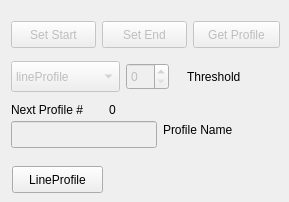
     <widget class="QWidget" name="tab_5">
      <attribute name="title">
       <string>Line Profile</string>
      </attribute>
      <widget class="QLabel" name="label_6">
       <property name="geometry">
        <rect>
         <x>11</x>
         <y>101</y>
         <width>92</width>
         <height>17</height>
        </rect>
       </property>
       <property name="sizePolicy">
        <sizepolicy hsizetype="Fixed" vsizetype="Fixed">
         <horstretch>0</horstretch>
         <verstretch>0</verstretch>
        </sizepolicy>
       </property>
       <property name="text">
        <string>Next Profile #</string>
       </property>
      </widget>
      <widget class="QLabel" name="profileNumber">
       <property name="geometry">
        <rect>
         <x>109</x>
         <y>101</y>
         <width>16</width>
         <height>17</height>
        </rect>
       </property>
       <property name="text">
        <string>0</string>
       </property>
      </widget>
      <widget class="QPushButton" name="pushButton_4">
       <property name="enabled">
        <bool>false</bool>
       </property>
       <property name="geometry">
        <rect>
         <x>11</x>
         <y>21</y>
         <width>85</width>
         <height>27</height>
        </rect>
       </property>
       <property name="sizePolicy">
        <sizepolicy hsizetype="Fixed" vsizetype="Fixed">
         <horstretch>0</horstretch>
         <verstretch>0</verstretch>
        </sizepolicy>
       </property>
       <property name="text">
        <string>Set Start</string>
       </property>
      </widget>
      <widget class="QPushButton" name="pushButton_5">
       <property name="enabled">
        <bool>false</bool>
       </property>
       <property name="geometry">
        <rect>
         <x>102</x>
         <y>21</y>
         <width>85</width>
         <height>27</height>
        </rect>
       </property>
       <property name="sizePolicy">
        <sizepolicy hsizetype="Fixed" vsizetype="Fixed">
         <horstretch>0</horstretch>
         <verstretch>0</verstretch>
        </sizepolicy>
       </property>
       <property name="text">
        <string>Set End</string>
       </property>
      </widget>
      <widget class="QPushButton" name="getProfile">
       <property name="enabled">
        <bool>false</bool>
       </property>
       <property name="geometry">
        <rect>
         <x>193</x>
         <y>21</y>
         <width>87</width>
         <height>27</height>
        </rect>
       </property>
       <property name="sizePolicy">
        <sizepolicy hsizetype="Fixed" vsizetype="Fixed">
         <horstretch>0</horstretch>
         <verstretch>0</verstretch>
        </sizepolicy>
       </property>
       <property name="text">
        <string>Get Profile</string>
       </property>
      </widget>
      <widget class="QComboBox" name="profileFunction">
       <property name="enabled">
        <bool>false</bool>
       </property>
       <property name="geometry">
        <rect>
         <x>11</x>
         <y>61</y>
         <width>109</width>
         <height>31</height>
        </rect>
       </property>
       <property name="sizePolicy">
        <sizepolicy hsizetype="Fixed" vsizetype="Fixed">
         <horstretch>0</horstretch>
         <verstretch>0</verstretch>
        </sizepolicy>
       </property>
       <item>
        <property name="text">
         <string>lineProfile</string>
        </property>
       </item>
       <item>
        <property name="text">
         <string>getMaxMin</string>
        </property>
       </item>
      </widget>
      <widget class="QSpinBox" name="threshold">
       <property name="enabled">
        <bool>false</bool>
       </property>
       <property name="geometry">
        <rect>
         <x>126</x>
         <y>63</y>
         <width>43</width>
         <height>27</height>
        </rect>
       </property>
       <property name="sizePolicy">
        <sizepolicy hsizetype="Fixed" vsizetype="Fixed">
         <horstretch>0</horstretch>
         <verstretch>0</verstretch>
        </sizepolicy>
       </property>
      </widget>
      <widget class="QLabel" name="label">
       <property name="geometry">
        <rect>
         <x>187</x>
         <y>68</y>
         <width>65</width>
         <height>17</height>
        </rect>
       </property>
       <property name="sizePolicy">
        <sizepolicy hsizetype="Fixed" vsizetype="Fixed">
         <horstretch>0</horstretch>
         <verstretch>0</verstretch>
        </sizepolicy>
       </property>
       <property name="text">
        <string>Threshold</string>
       </property>
      </widget>
      <widget class="QLineEdit" name="profileName">
       <property name="enabled">
        <bool>false</bool>
       </property>
       <property name="geometry">
        <rect>
         <x>11</x>
         <y>121</y>
         <width>146</width>
         <height>27</height>
        </rect>
       </property>
      </widget>
      <widget class="QLabel" name="label_7">
       <property name="geometry">
        <rect>
         <x>163</x>
         <y>121</y>
         <width>85</width>
         <height>17</height>
        </rect>
       </property>
       <property name="sizePolicy">
        <sizepolicy hsizetype="Fixed" vsizetype="Preferred">
         <horstretch>0</horstretch>
         <verstretch>0</verstretch>
        </sizepolicy>
       </property>
       <property name="text">
        <string>Profile Name</string>
       </property>
      </widget>
      <widget class="QPushButton" name="TestProfile">
       <property name="geometry">
        <rect>
         <x>12</x>
         <y>166</y>
         <width>91</width>
         <height>27</height>
        </rect>
       </property>
       <property name="text">
        <string>LineProfile</string>
       </property>
      </widget>
     </widget>
